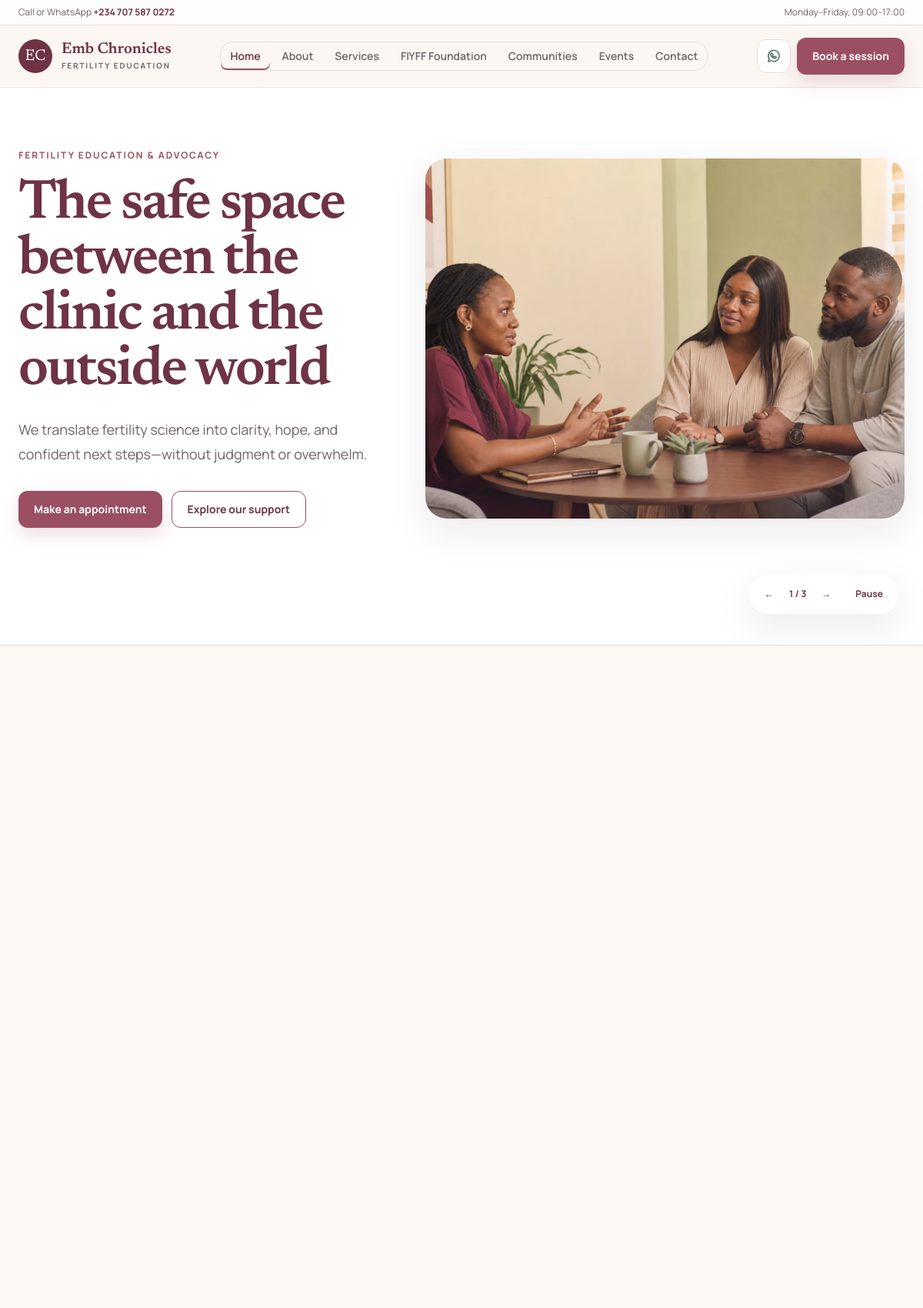
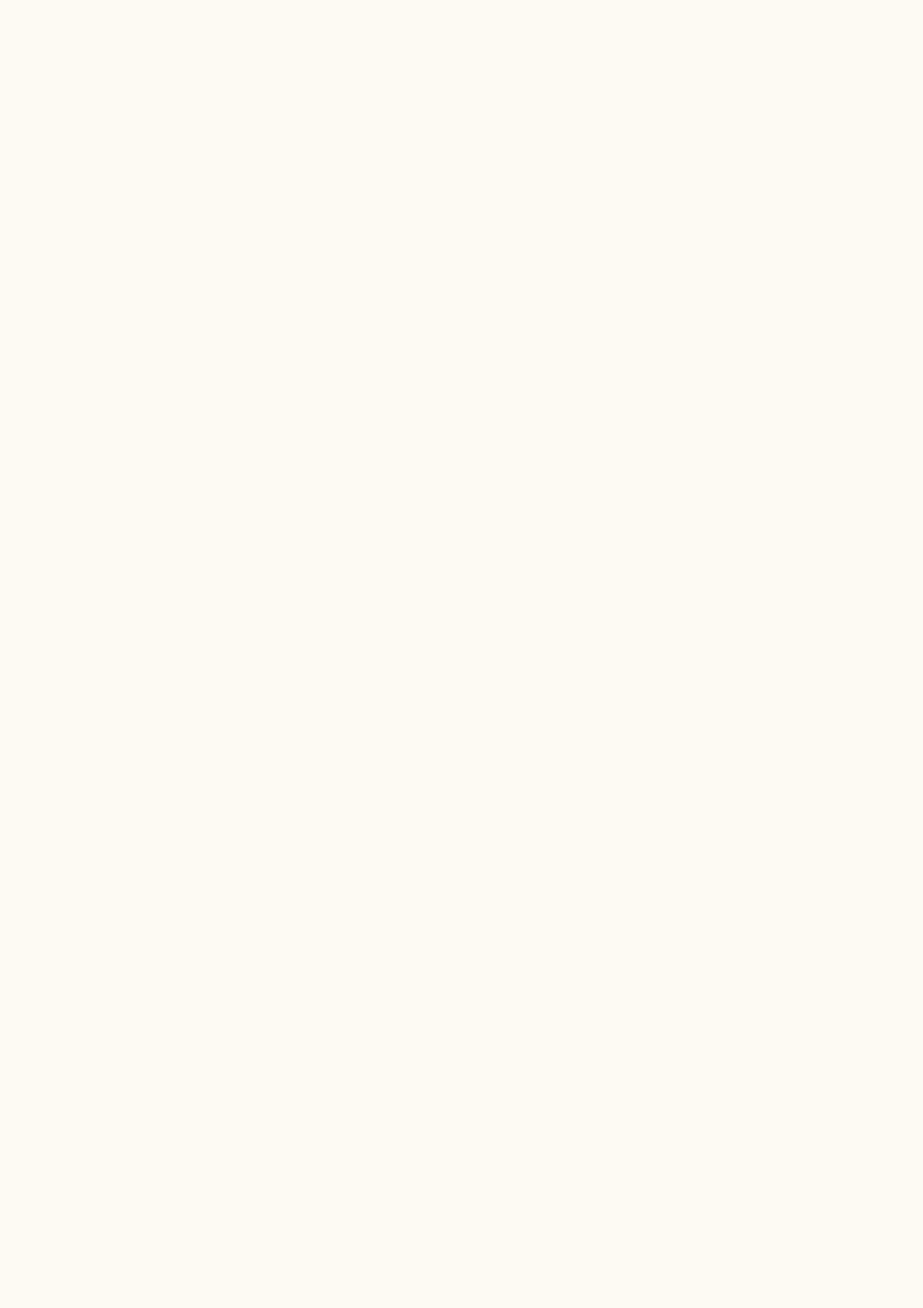
The page / (upper part) on the database its author committed (2 pictures, top to bottom).
### tables this page shows
CREATE TABLE IF NOT EXISTS hero_slides (
  id BIGINT UNSIGNED AUTO_INCREMENT PRIMARY KEY,
  image_path VARCHAR(500) NOT NULL,
  image_alt VARCHAR(255) NOT NULL,
  headline VARCHAR(255) NOT NULL,
  subheading TEXT NULL,
  cta_label VARCHAR(120) NULL,
  cta_link VARCHAR(500) NULL,
  secondary_label VARCHAR(120) NULL,
  secondary_link VARCHAR(500) NULL,
  sort_order INT NOT NULL DEFAULT 0,
  is_active TINYINT(1) NOT NULL DEFAULT 1,
  created_at TIMESTAMP NOT NULL DEFAULT CURRENT_TIMESTAMP,
  updated_at TIMESTAMP NOT NULL DEFAULT CURRENT_TIMESTAMP ON UPDATE CURRENT_TIMESTAMP,
  UNIQUE KEY uq_hero_headline (headline),
  INDEX idx_hero_active_order (is_active, sort_order)
);

### app/helpers.php (called while the page is built, shortened)
<?php
function env(string $key, mixed $default = null): mixed
{
    $value = $_ENV[$key] ?? getenv($key);
    return $value === false || $value === null || $value === '' ? $default : $value;
}
function db(): PDO
{
    static $pdo;
    if ($pdo instanceof PDO) {
        return $pdo;
    }
    $dsn = sprintf(
        'mysql:host=%s;port=%s;dbname=%s;charset=utf8mb4',
        env('DB_HOST', '127.0.0.1'),
        env('DB_PORT', '3306'),
        env('DB_DATABASE', 'emb_chronicles')
    );
    $pdo = new PDO($dsn, (string) env('DB_USERNAME', 'root'), (string) env('DB_PASSWORD', ''), [
        PDO::ATTR_ERRMODE => PDO::ERRMODE_EXCEPTION,
        PDO::ATTR_DEFAULT_FETCH_MODE => PDO::FETCH_ASSOC,
        PDO::ATTR_EMULATE_PREPARES => false,
    ]);
    return $pdo;
}
function e(mixed $value): string
{
    return htmlspecialchars((string) $value, ENT_QUOTES | ENT_SUBSTITUTE, 'UTF-8');
}
function url(string $path = ''): string
{
    $base = rtrim((string) env('APP_URL', ''), '/');
    return $base . '/' . ltrim($path, '/');
}
function media_url(?string $path): string
{
    if (preg_match('#^https?://#i', $path)) {
        return $path;
    }
    return url(ltrim($path, '/'));
}
function render(string $view, array $data = [], string $layout = 'public'): void
{
    extract($data, EXTR_SKIP);
    $viewFile = BASE_PATH . '/views/' . $view . '.php';
    require $viewFile;
}
function query_all(string $sql, array $params = []): array
{
    $stmt = db()->prepare($sql);
    $stmt->execute($params);
    return $stmt->fetchAll();
}

### public/index.php (called while the page is built, shortened)
<?php
$path = request_path();
public_dispatch($path);

### views/public/home.php (the view, shortened to what this page needs)
<section class="hero-shell" data-hero>
    <?php if ($heroes): ?>
        <?php foreach ($heroes as $index => $hero): ?>
            <article class="hero-slide <?= $index === 0 ? 'is-active' : '' ?>" data-hero-slide aria-hidden="<?= $index === 0 ? 'false' : 'true' ?>"<?= $index === 0 ? '' : ' inert' ?>>
                <div class="mx-auto grid min-h-[650px] max-w-content items-center gap-10 px-5 py-16 lg:grid-cols-[.88fr_1.12fr] lg:px-6 lg:py-20">
                    <div class="relative z-10 max-w-2xl">
                        <p class="eyebrow">Fertility education & advocacy</p>
                        <h1 class="mt-5 font-display text-5xl font-semibold leading-[1.02] tracking-[-.035em] text-wine sm:text-6xl lg:text-7xl"><?= e($hero['headline']) ?></h1>
                        <p class="mt-6 max-w-xl text-lg leading-8 text-muted"><?= e($hero['subheading']) ?></p>
                        <div class="mt-8 flex flex-wrap gap-3">
                            <?php if ($hero['cta_label']): ?><a class="button button-primary" href="<?= e(url($hero['cta_link'])) ?>"><?= e($hero['cta_label']) ?></a><?php endif; ?>
                            <?php if ($hero['secondary_label']): ?><a class="button button-secondary" href="<?= e(url($hero['secondary_link'])) ?>"><?= e($hero['secondary_label']) ?></a><?php endif; ?>
                        </div>
                    </div>
                    <div class="hero-media">
                        <img src="<?= e(media_url($hero['image_path'])) ?>" alt="<?= e($hero['image_alt']) ?>" fetchpriority="<?= $index === 0 ? 'high' : 'low' ?>" draggable="false">
                    </div>
                </div>
            </article>
        <?php endforeach; ?>
        <?php if (count($heroes) > 1): ?>
            <div class="hero-controls" role="group" aria-label="Hero slides">
                <button type="button" data-hero-prev aria-label="Previous slide">←</button>
                <span data-hero-status>1 / <?= count($heroes) ?></span>
                <button type="button" data-hero-next aria-label="Next slide">→</button>
                <button type="button" data-hero-pause aria-label="Pause carousel">Pause</button>
            </div>
        <?php endif; ?>
    <?php endif; ?>
</section>

### rows shown on the page
hero_slides: headline "The safe space between the clinic and the outside world", subheading "We translate fertility science into clarity, hope, and confident next steps—without judgment or overwhelm.", cta_label "Make an appointment", secondary_label "Explore our support", image_path (picture)

### other values the page prints
setting('phone') "+234 707 587 0272"
setting('opening_hours') "Monday–Friday, 09:00–17:00"
setting('site_name', 'Emb Chronicles') "Emb Chronicles"
setting('tagline', 'Fertility Education') "FERTILITY EDUCATION"
$label "Home"
$label "About"
$label "Services"
$label "FIYFF Foundation"
$label "Communities"
$label "Events"
$label "Contact"
count($heroes) "3"
